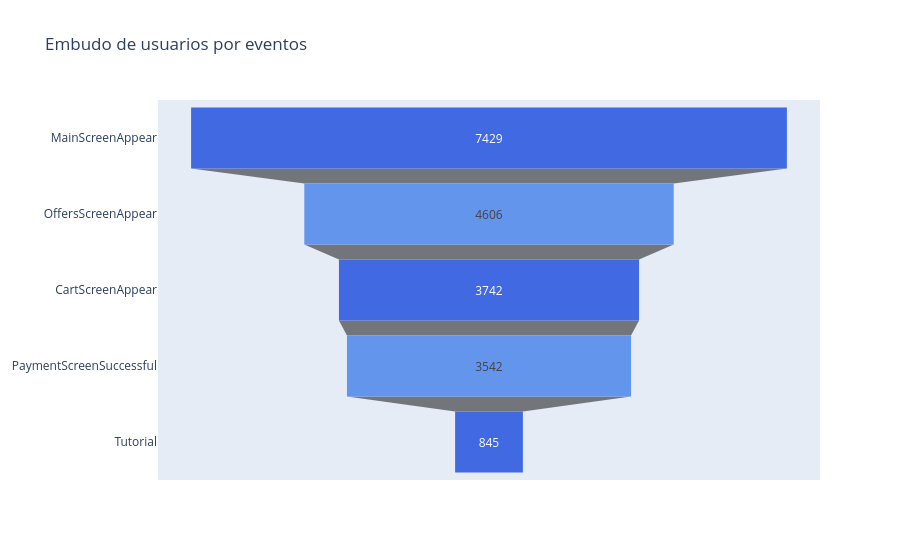

Write notebook code for a chart like this one.
### Code cell
generate_all_visualizations(df_a, '2019-07-31')

### Figure 1 — Plotly figure (JSON) as saved in the notebook; plotly's stock layout.template omitted (floating-point values rounded to 4 significant figures)
{"data": [{"marker": {"color": ["royalblue", "cornflowerblue", "royalblue", "cornflowerblue", "royalblue"]}, "type": "funnel", "x": [7429, 4606, 3742, 3542, 845], "y": ["MainScreenAppear", "OffersScreenAppear", "CartScreenAppear", "PaymentScreenSuccessful", "Tutorial"]}], "layout": {"title": {"text": "Embudo de usuarios por eventos"}}}
